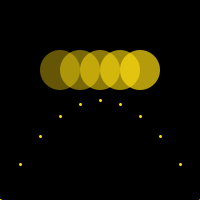
Frame 1 (no input)
Frame 60 (the mouse pressed at the canvas centre just before this capture): identical to frame 1, image omitted
Frame 120 (the mouse held since frame 60 and released just before this capture): identical to frame 1, image omitted

The Processing sketch that drew this single still picture (run headless with seeded random() and noise(); from frame 60 on, the mouse is pressed at the canvas centre):

// Processing sketch: processing_96899
// ── processing_96899.pde

// Emanuele Reis - Exercício Reforço 4
 int x=-100;
  
 void setup (){
  size (200, 200);
 }
    void draw (){
      background (0);
     noStroke ();
     
  for (int i=60; i<160; i=i+20){
  fill (#FFDC0F, i+40);
  ellipse (i, 70, 40, 40);
  }
  int spacing= 20;
  int endegs= 200;
  for (int x=-100; x<200; x=x+spacing){
    stroke (#FFDC0F);
    strokeWeight (3); 
    point (x+100,x*x/100+100);
   }
   }
